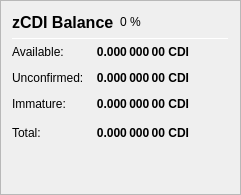
                   <widget class="QFrame" name="frame_ZerocoinBalances">
                    <property name="frameShape">
                     <enum>QFrame::StyledPanel</enum>
                    </property>
                    <property name="frameShadow">
                     <enum>QFrame::Raised</enum>
                    </property>
                    <layout class="QVBoxLayout" name="verticalLayout_7">
                     <item>
                      <layout class="QHBoxLayout" name="horizontalLayout_8" stretch="0">
                       <item>
                        <widget class="QLabel" name="label_5z_3">
                         <property name="minimumSize">
                          <size>
                           <width>0</width>
                           <height>20</height>
                          </size>
                         </property>
                         <property name="font">
                          <font>
                           <pointsize>12</pointsize>
                           <weight>75</weight>
                           <bold>true</bold>
                          </font>
                         </property>
                         <property name="text">
                          <string>zCDI Balance</string>
                         </property>
                        </widget>
                       </item>
                       <item>
                        <widget class="QLabel" name="labelzCDIPercent">
                         <property name="text">
                          <string notr="true">0 %</string>
                         </property>
                        </widget>
                       </item>
                       <item>
                        <spacer name="horizontalSpacer_11">
                         <property name="orientation">
                          <enum>Qt::Horizontal</enum>
                         </property>
                         <property name="sizeHint" stdset="0">
                          <size>
                           <width>40</width>
                           <height>20</height>
                          </size>
                         </property>
                        </spacer>
                       </item>
                      </layout>
                     </item>
                     <item>
                      <widget class="Line" name="line_ZerocoinBalance">
                       <property name="minimumSize">
                        <size>
                         <width>0</width>
                         <height>1</height>
                        </size>
                       </property>
                       <property name="maximumSize">
                        <size>
                         <width>16777215</width>
                         <height>1</height>
                        </size>
                       </property>
                       <property name="orientation">
                        <enum>Qt::Horizontal</enum>
                       </property>
                      </widget>
                     </item>
                     <item>
                      <layout class="QGridLayout" name="gridLayout_5">
                       <property name="spacing">
                        <number>12</number>
                       </property>
                       <item row="1" column="0">
                        <widget class="QLabel" name="labelzBalanceMatureText">
                         <property name="toolTip">
                          <string>Mature: more than 20 confirmation and more than 3 mints of the same denomination after it was minted.
These zCDI are spendable.</string>
                         </property>
                         <property name="text">
                          <string>Available:</string>
                         </property>
                        </widget>
                       </item>
                       <item row="1" column="1">
                        <widget class="QLabel" name="labelzBalanceMature">
                         <property name="font">
                          <font>
                           <weight>75</weight>
                           <bold>true</bold>
                          </font>
                         </property>
                         <property name="toolTip">
                          <string>Mature: more than 20 confirmation and more than 3 mints of the same denomination after it was minted.
These zCDI are spendable.</string>
                         </property>
                         <property name="text">
                          <string notr="true">0.000 000 00 CDI</string>
                         </property>
                         <property name="alignment">
                          <set>Qt::AlignRight|Qt::AlignTrailing|Qt::AlignVCenter</set>
                         </property>
                        </widget>
                       </item>
                       <item row="2" column="0">
                        <widget class="QLabel" name="labelzBalanceUnconfirmedText">
                         <property name="toolTip">
                          <string>Unconfirmed: less than 20 confirmations
Immature: confirmed, but less than 3 mints of the same denomination after it was minted</string>
                         </property>
                         <property name="text">
                          <string>Unconfirmed:</string>
                         </property>
                        </widget>
                       </item>
                       <item row="2" column="1">
                        <widget class="QLabel" name="labelzBalanceUnconfirmed">
                         <property name="font">
                          <font>
                           <weight>75</weight>
                           <bold>true</bold>
                          </font>
                         </property>
                         <property name="toolTip">
                          <string>Unconfirmed: less than 20 confirmations
Immature: confirmed, but less than 3 mints of the same denomination after it was minted</string>
                         </property>
                         <property name="text">
                          <string notr="true">0.000 000 00 CDI</string>
                         </property>
                         <property name="alignment">
                          <set>Qt::AlignRight|Qt::AlignTrailing|Qt::AlignVCenter</set>
                         </property>
                        </widget>
                       </item>
                       <item row="3" column="0">
                        <widget class="QLabel" name="labelzBalanceImmatureText">
                         <property name="toolTip">
                          <string>Unconfirmed: less than 20 confirmations
Immature: confirmed, but less than 3 mints of the same denomination after it was minted</string>
                         </property>
                         <property name="text">
                          <string>Immature:</string>
                         </property>
                        </widget>
                       </item>
                       <item row="3" column="1">
                        <widget class="QLabel" name="labelzBalanceImmature">
                         <property name="font">
                          <font>
                           <weight>75</weight>
                           <bold>true</bold>
                          </font>
                         </property>
                         <property name="toolTip">
                          <string>Unconfirmed: less than 20 confirmations
Immature: confirmed, but less than 3 mints of the same denomination after it was minted</string>
                         </property>
                         <property name="text">
                          <string notr="true">0.000 000 00 CDI</string>
                         </property>
                         <property name="alignment">
                          <set>Qt::AlignRight|Qt::AlignTrailing|Qt::AlignVCenter</set>
                         </property>
                        </widget>
                       </item>
                       <item row="4" column="0">
                        <widget class="QLabel" name="labelzBalanceText">
                         <property name="toolTip">
                          <string>Your current zCDI balance, unconfirmed and immature zCDI included.</string>
                         </property>
                         <property name="text">
                          <string>Total:</string>
                         </property>
                        </widget>
                       </item>
                       <item row="4" column="1">
                        <widget class="QLabel" name="labelzBalance">
                         <property name="font">
                          <font>
                           <weight>75</weight>
                           <bold>true</bold>
                          </font>
                         </property>
                         <property name="cursor">
                          <cursorShape>IBeamCursor</cursorShape>
                         </property>
                         <property name="toolTip">
                          <string>Your current zCDI balance, unconfirmed and immature zCDI included.</string>
                         </property>
                         <property name="text">
                          <string notr="true">0.000 000 00 CDI</string>
                         </property>
                         <property name="alignment">
                          <set>Qt::AlignRight|Qt::AlignTrailing|Qt::AlignVCenter</set>
                         </property>
                         <property name="textInteractionFlags">
                          <set>Qt::LinksAccessibleByMouse|Qt::TextSelectableByKeyboard|Qt::TextSelectableByMouse</set>
                         </property>
                        </widget>
                       </item>
                       <item row="4" column="2">
                        <spacer name="horizontalSpacer_4">
                         <property name="orientation">
                          <enum>Qt::Horizontal</enum>
                         </property>
                         <property name="sizeHint" stdset="0">
                          <size>
                           <width>40</width>
                           <height>20</height>
                          </size>
                         </property>
                        </spacer>
                       </item>
                      </layout>
                     </item>
                     <item>
                      <spacer name="verticalSpacer_4">
                       <property name="orientation">
                        <enum>Qt::Vertical</enum>
                       </property>
                       <property name="sizeHint" stdset="0">
                        <size>
                         <width>20</width>
                         <height>40</height>
                        </size>
                       </property>
                      </spacer>
                     </item>
                    </layout>
                   </widget>
